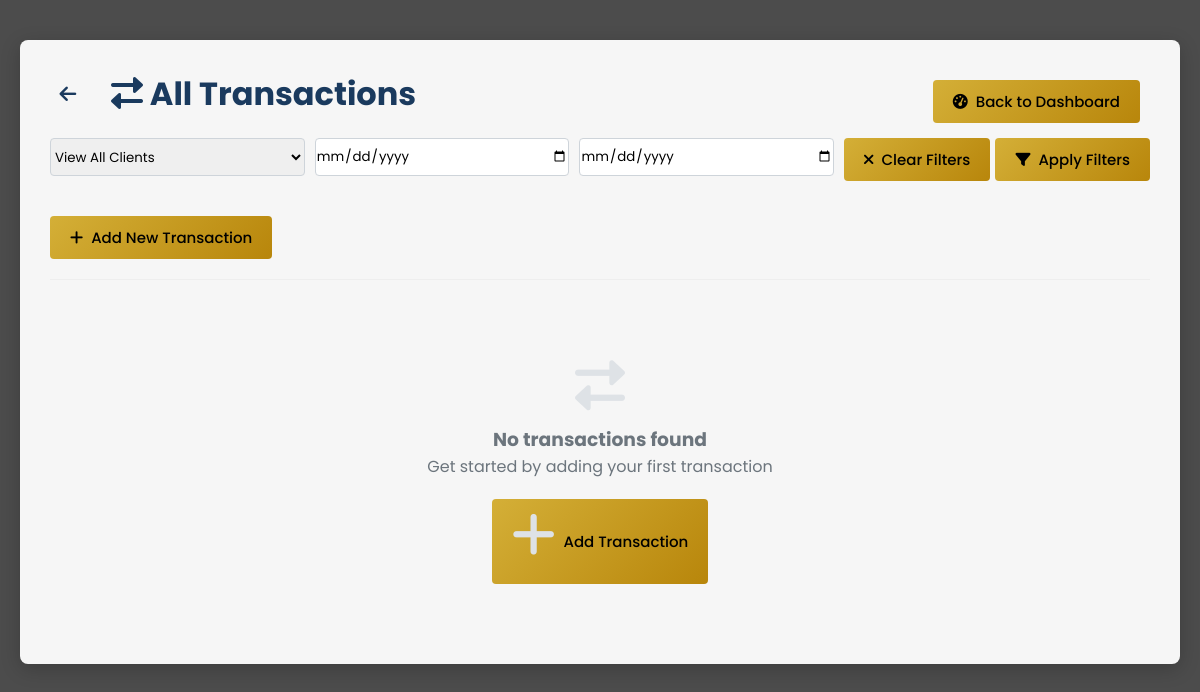
/transactions?client_id=7 (signed in), run on an earlier commit of the app's database.
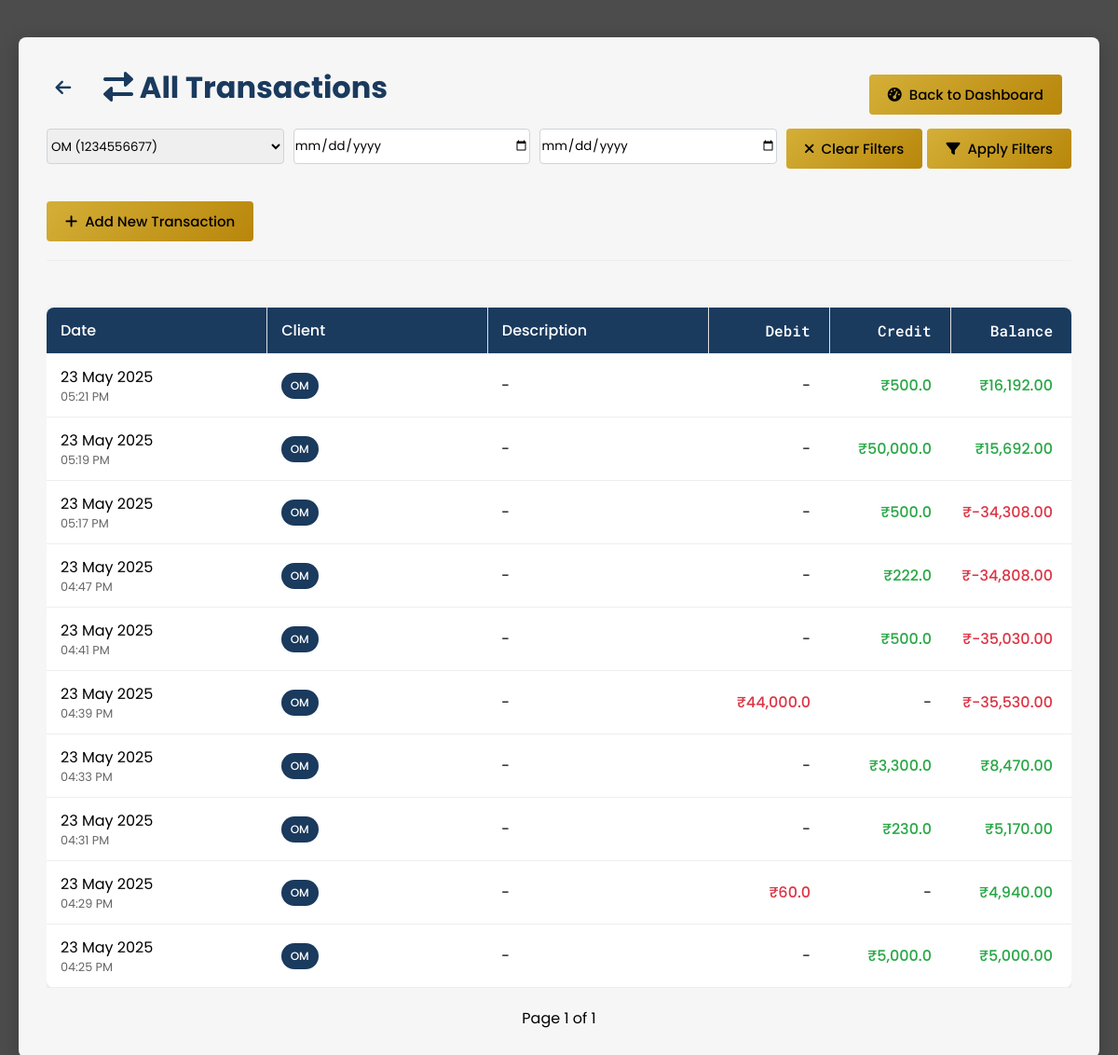
And on a later commit of the database.
### models.py (models this page shows, shortened)
class Transaction(db.Model):
    __tablename__ = 'transactions'
    id = db.Column(db.Integer, primary_key=True)
    date = db.Column(db.DateTime, nullable=False, default=datetime.utcnow)
    name = db.Column(db.String(200), nullable=False)
    description = db.Column(db.Text, nullable=True)
    debit_amount = db.Column(db.Integer, default=0)  # Storing in paise (1/100 of a rupee)
    credit_amount = db.Column(db.Integer, default=0)  # Storing in paise (1/100 of a rupee)
    balance = db.Column(db.Integer, default=0)  # Storing in paise (1/100 of a rupee)
    client_id = db.Column(db.Integer, db.ForeignKey('clients.id'), nullable=True)
    created_at = db.Column(db.DateTime, default=datetime.utcnow)
    updated_at = db.Column(db.DateTime, default=datetime.utcnow, onupdate=datetime.utcnow)
    client = db.relationship('Client', backref='transactions')

class Client(db.Model):
    __tablename__ = 'clients'
    id = db.Column(db.Integer, primary_key=True)
    client_id = db.Column(db.String(20), unique=True, nullable=False, index=True)
    name = db.Column(db.String(100), nullable=False)
    client_type = db.Column(db.Enum('Individual', 'Corporate', name='client_type'), nullable=False, default='Individual')
    email = db.Column(db.String(120), unique=True, nullable=True)
    phone = db.Column(db.String(20), nullable=True)
    address = db.Column(db.Text, nullable=True)
    city = db.Column(db.String(50), nullable=True)
    state = db.Column(db.String(50), nullable=True)
    country = db.Column(db.String(50), nullable=True, default='India')
    postal_code = db.Column(db.String(20), nullable=True)
    status = db.Column(db.Enum('Active', 'Pending', 'Inactive', name='client_status'), default='Active')
    balance = db.Column(db.Integer, default=0)  # Storing in paise (1/100 of a rupee)
    notes = db.Column(db.Text, nullable=True)
    created_at = db.Column(db.DateTime, default=datetime.utcnow)
    updated_at = db.Column(db.DateTime, default=datetime.utcnow, onupdate=datetime.utcnow)

### app.py (the view)
@app.route('/transactions')
@login_required
def transactions():
    from datetime import datetime, timedelta, timezone
    import pytz
    client_id = request.args.get('client_id', type=int)
    start_date_str = request.args.get('start_date')
    end_date_str = request.args.get('end_date')
    page = request.args.get('page', 1, type=int)
    per_page = 10
    query = db.session.query(Transaction)
    if client_id:
        query = query.filter(Transaction.client_id == client_id)
    try:
        if start_date_str:
            start_date = datetime.strptime(start_date_str, '%Y-%m-%d').date()
            query = query.filter(Transaction.date >= start_date)
        if end_date_str:
            end_date = datetime.strptime(end_date_str, '%Y-%m-%d').date() + timedelta(days=1)
            query = query.filter(Transaction.date < end_date)
    except ValueError as e:
        print(f"Error parsing dates: {e}")
    total_transactions = query.count()
    transactions_pagination = query.order_by(Transaction.date.desc(), Transaction.id.desc()).paginate(page=page, per_page=per_page, error_out=False)
    all_transactions_query = query.order_by(Transaction.client_id, Transaction.date.asc(), Transaction.id.asc())
    all_transactions = all_transactions_query.all()
    client_balances = {}
    transaction_balances = {}
    for transaction in all_transactions:
        client_id = transaction.client_id
        if client_id not in client_balances:
            client_balances[client_id] = 0
        client_balances[client_id] += (transaction.credit_amount - transaction.debit_amount)
        transaction_balances[transaction.id] = client_balances[client_id]
    paginated_transactions = query.order_by(Transaction.date.desc(), Transaction.id.desc())\
                                .paginate(page=page, per_page=per_page, error_out=False)
    transactions = []
    for transaction in paginated_transactions.items:
        transaction.balance = transaction_balances.get(transaction.id, 0)
        transactions.append(transaction)
    clients = Client.query.order_by(Client.name).all()
    print(f"SQL Query: {query.statement}")
    print(f"Found {len(transactions)} transactions")
    return render_template('transactions.html',
                         transactions=transactions,
                         transactions_pagination=transactions_pagination,
                         clients=clients,
                         selected_client_id=str(client_id) if client_id else None,
                         start_date=start_date_str if start_date_str else '',
                         end_date=end_date_str if end_date_str else '',
                         pytz=pytz)

### app.py (called while the page is built)
@login_manager.user_loader
def load_user(user_id):
    return User.query.get(int(user_id))

### templates/transactions.html (shortened to what this page needs)
<!DOCTYPE html>
<html lang="en">
<head>
    <link rel="stylesheet" href="https://cdnjs.cloudflare.com/ajax/libs/font-awesome/6.0.0-beta3/css/all.min.css">
</head>
<body>
    <div class="container">
        <div class="header" style="position: relative;">
            <div class="header-title">
                <a href="#" class="back-link" title="Go back" onclick="window.history.back(); return false;">
                    <i class="fas fa-arrow-left"></i>
                </a>
                <h1 style="display: inline-block; margin-left: 10px;"><i class="fas fa-exchange-alt"></i>
                    {% if selected_client_id %}
                        {% set client = clients|selectattr('id', 'equalto', selected_client_id)|list %}
                        {{ client[0].name if client else 'All' }} Transactions
                    {% else %}
                        All Transactions
                    {% endif %}
                </h1>
            </div>
            <a href="{{ url_for('home') }}" class="btn" style="position: absolute; top: 0; right: 0; margin: 10px;">
                <i class="fas fa-tachometer-alt"></i> Back to Dashboard
            </a>
            <div class="header-actions">
                <form method="get" action="{{ url_for('transactions') }}" class="filter-form" id="filterForm">
                    <div class="filter-row">
                        <div class="input-group">
                            <select name="client_id" id="clientFilter" class="form-select" onchange="this.form.submit()">
                                <option value="">View All Clients</option>
                                {% for client in clients %}
                                    <option value="{{ client.id }}" {% if request.args.get('client_id')|string == client.id|string %}selected{% endif %}>
                                        {{ client.name }} ({{ client.phone or 'No Phone' }})
                                    </option>
                                {% endfor %}
                            </select>
                        </div>
                        <div class="input-group">
                            <input type="date" name="start_date" class="form-control" value="{{ request.args.get('start_date', '') }}" placeholder="From date">
                        </div>
                        <div class="input-group">
                            <input type="date" name="end_date" class="form-control" value="{{ request.args.get('end_date', '') }}" placeholder="To date">
                        </div>
                        <div class="filter-buttons">
                            {% if request.args.get('client_id') or request.args.get('start_date') or request.args.get('end_date') %}
                            <a href="{{ url_for('transactions') }}" class="btn btn-outline-secondary" type="button">
                                <i class="fas fa-times"></i> Clear Filters
                            </a>
                            {% endif %}
                            <button type="submit" class="btn">
                                <i class="fas fa-filter"></i> Apply Filters
                            </button>
                        </div>
                    </div>
                </form>
                <a href="{{ url_for('new_transaction') }}" class="btn" style="background: linear-gradient(135deg, var(--secondary-color), var(--accent-color)); color: #000;">
                    <i class="fas fa-plus"></i> Add New Transaction
                </a>
            </div>
        </div>
        {% if transactions %}
            <div style="overflow-x: auto;">
                <table class="transactions-table">
                    <thead>
                        <tr>
                            <th>Date</th>
                            <th>Client</th>
                            <th>Description</th>
                            <th>Debit</th>
                            <th>Credit</th>
                            <th>Balance</th>
                        </tr>
                    </thead>
                    <tbody>
                        {% for transaction in transactions %}
                            <tr>
                                <td>
                                    {% if transaction.date %}
                                        <div>{{ transaction.date.strftime('%d %b %Y') }}</div>
                                        <div style="font-size: 0.8em; color: #666;">{{ transaction.date.strftime('%I:%M %p') }}</div>
                                    {% else %}
                                        -
                                    {% endif %}
                                </td>
                                <td>
                                    {% if transaction.client %}
                                        <span class="badge" style="background-color: #1a3a5e; color: white;">
                                            {{ transaction.client.name }}
                                        </span>
                                    {% else %}
                                        <span style="color: #6c757d;">-</span>
                                    {% endif %}
                                </td>
                                <td>{{ transaction.description or '-' }}</td>
                                <td class="{% if transaction.debit_amount > 0 %}debit-amount{% else %}text-muted{% endif %}">
                                    <div class="amount-cell">
                                        {% if transaction.debit_amount > 0 %}
                                            ₹{{ "{0:,}".format(transaction.debit_amount // 100) }}
                                        {% else %}
                                            -
                                        {% endif %}
                                    </div>
                                </td>
                                <td class="{% if transaction.credit_amount > 0 %}credit-amount{% else %}text-muted{% endif %}">
                                    <div class="amount-cell">
                                        {% if transaction.credit_amount > 0 %}
                                            ₹{{ "{0:,}".format(transaction.credit_amount // 100) }}
                                        {% else %}
                                            -
                                        {% endif %}
                                    </div>
                                </td>
                                <td class="font-monospace">
                                    <div class="amount-cell" style="font-weight: 500; color: {% if transaction.balance > 0 %}#28a745{% elif transaction.balance < 0 %}#dc3545{% else %}#6c757d{% endif %};">
                                        ₹{{ "{0:,.2f}".format(transaction.balance / 100) }}
                                    </div>
                                </td>
                            </tr>
                        {% endfor %}
                    </tbody>
                </table>
            </div>
            <div class="pagination" style="margin-top: 20px; display: flex; justify-content: center; gap: 10px; align-items: center;">
                <div class="pagination-info" style="display: flex; align-items: center; gap: 10px;">
                    <span>Page {{ transactions_pagination.page }} of {{ transactions_pagination.pages if transactions_pagination.pages > 0 else 1 }}</span>
                </div>
            </div>
        {% else %}
            <div class="no-transactions">
                <i class="fas fa-exchange-alt"></i>
                <h3>No transactions found</h3>
                <p>Get started by adding your first transaction</p>
                <a href="{{ url_for('new_transaction') }}" class="btn">
                    <i class="fas fa-plus"></i> Add Transaction
                </a>
            </div>
        {% endif %}
    </div>
</body>
</html>

### templates/transactions.html (style rules this page uses)
:root { --primary-color: #1a3a5e; --secondary-color: #d4af37; --accent-color: #b8860b; --light-color: #f5f5f5; --dark-color: #1a1a1a; --success-color: #28a745; --danger-color: #dc3545; }
* { margin: 0; padding: 0; box-sizing: border-box; font-family: 'Poppins', sans-serif; }
body { background: linear-gradient(rgba(0, 0, 0, 0.7), rgba(0, 0, 0, 0.7)), url('https://images.unsplash.com/photo-1533130090877-8530e6e5ad79?ixlib=rb-1.2.1&auto=format&fit=crop&w=1950&q=80'); background-size: cover; background-position: center; background-attachment: fixed; min-height: 100vh; padding: 40px 20px; position: relative; }
.container { max-width: 1200px; margin: 0 auto; background: rgba(255, 255, 255, 0.95); border-radius: 8px; padding: 30px; box-shadow: 0 5px 20px rgba(0, 0, 0, 0.2); }
.header { display: flex; justify-content: space-between; align-items: center; flex-wrap: wrap; gap: 20px; margin-bottom: 30px; padding-bottom: 20px; border-bottom: 1px solid #eee; }
.header-title { display: flex; align-items: center; gap: 15px; }
.back-link { color: var(--primary-color); font-size: 1.2rem; text-decoration: none; display: inline-flex; align-items: center; justify-content: center; width: 36px; height: 36px; border-radius: 50%; transition: all 0.2s; }
.header h1 { margin: 0; white-space: nowrap; }
.header-actions { display: flex; gap: 15px; align-items: center; flex-wrap: wrap; }
.filter-form { margin-bottom: 20px; width: 100%; }
.filter-row { display: flex; gap: 10px; flex-wrap: wrap; align-items: flex-start; }
.filter-form .input-group { margin-bottom: 0; flex: 1; min-width: 180px; }
.filter-form .form-select, .filter-form .form-control { height: 38px; border-radius: 4px; border: 1px solid #ced4da; width: 100%; }
.filter-buttons { display: flex; gap: 5px; }
.filter-buttons .btn { white-space: nowrap; }
.header h1 { color: var(--primary-color); margin: 0; display: flex; align-items: center; gap: 10px; }
.btn { display: inline-flex; align-items: center; gap: 8px; background: linear-gradient(135deg, var(--secondary-color), var(--accent-color)); color: #000; border: none; padding: 10px 20px; border-radius: 4px; cursor: pointer; font-size: 15px; font-weight: 500; text-decoration: none; transition: all 0.3s; }
.transactions-table { width: 100%; border-collapse: collapse; margin-top: 20px; background: white; border-radius: 8px; overflow: hidden; box-shadow: 0 2px 8px rgba(0, 0, 0, 0.1); table-layout: fixed; }
.transactions-table th, .transactions-table td { padding: 12px 15px; text-align: left; border-bottom: 1px solid #eee; }
.transactions-table th { background-color: var(--primary-color); color: white; font-weight: 500; }
.transactions-table td:first-child { width: 120px; }
.transactions-table td:nth-child(2) { width: 200px; }
.transactions-table th:nth-child(4), .transactions-table th:nth-child(5), .transactions-table th:last-child, .transactions-table td:nth-child(4), .transactions-table td:nth-child(5), .transactions-table td:last-child { width: 130px; text-align: right; font-family: 'Roboto Mono', monospace; padding: 12px 20px 12px 12px !important; white-space: nowrap; position: relative; }
.transactions-table th { border-right: 1px solid #e0e0e0; }
.transactions-table th:last-child { border-right: none; }
.transactions-table td { padding: 12px 15px !important; }
.amount-cell { text-align: right; width: 100%; display: inline-block; }
.debit-amount { color: #dc3545; font-weight: 500; }
.credit-amount { color: #28a745; font-weight: 500; }
.badge { display: inline-block; padding: 5px 10px; border-radius: 20px; font-size: 12px; font-weight: 500; }

What changed in the data, as far as the page shows it:
added Transaction: credit_amount "500.0", transaction.balance/100 "16,192.00"
added Transaction: credit_amount "50,000.0", transaction.balance/100 "15,692.00"
added Transaction: credit_amount "500.0", transaction.balance/100 "-34,308.00"
added Transaction: credit_amount "222.0", transaction.balance/100 "-34,808.00"
added Transaction: credit_amount "500.0", transaction.balance/100 "-35,030.00"
added Transaction: debit_amount "44,000.0", transaction.balance/100 "-35,530.00", credit_amount 0 (drawn)
added Transaction: credit_amount "3,300.0", transaction.balance/100 "8,470.00"
added Transaction: credit_amount "230.0", transaction.balance/100 "5,170.00"
added Transaction: debit_amount "60.0", transaction.balance/100 "4,940.00", credit_amount 0 (drawn)
added Transaction: credit_amount "5,000.0", transaction.balance/100 "5,000.00"
Also different on the page:
form field client_id: "View All Clients" → "OM (1234556677)"
{{ transactions_pagination.page }}: (not shown) → "1"
text no longer shown: "No transactions found Get started by adding your first transaction Add Transaction"
text now shown: "Date Client Description Debit Credit Balance Page of 1"
